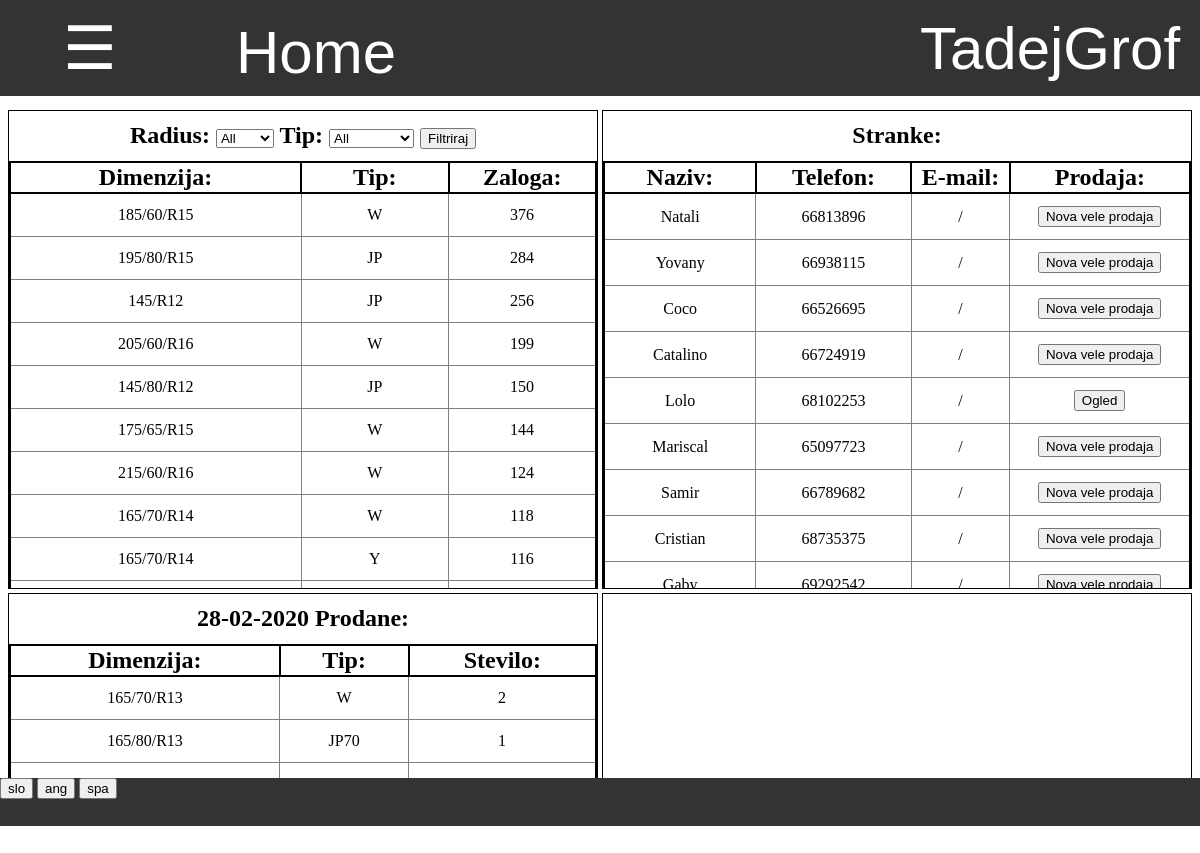
The app's page / (signed in) with its own data.
### program/models.py (models this page shows)
class Profil(models.Model):
    user = models.OneToOneField(User,on_delete=models.CASCADE)
    jezik =  models.CharField(default="spa",max_length=3, choices=JEZIKI)
    stranka = models.OneToOneField(Stranka, on_delete=models.CASCADE, default=None, null=True, blank=True)

### prodaja/models.py (models this page shows, shortened)
class Stranka(models.Model):
    prodaja = models.ForeignKey(Prodaja, default=1, on_delete=models.CASCADE)
    naziv = models.CharField(default="", max_length=30)
    ime = models.CharField(default="", max_length=30)
    telefon = models.CharField(default="", max_length=20)
    mail = models.CharField(default="",max_length=40)
    naslov = models.OneToOneField(Naslov, on_delete=models.CASCADE, default=0)
    davcna = models.CharField(default="", max_length=30)
    status = models.CharField(default='aktivno',max_length=10)
    stevilo_kupljenih = models.IntegerField(default=0)
    skupna_cena_kupljenih = models.DecimalField(decimal_places=1,max_digits=5,default=0)
    @property
    def ima_aktivno_prodajo(self):
        return self.baza_set.all().filter(status="aktivno").exists()
    @property
    def aktivna_prodaja(self):
        return self.baza_set.all().filter(status="aktivno").first()

### zaloga/models.py (models this page shows, shortened)
class Dnevna_prodaja(models.Model):
    zaloga = models.ForeignKey(Zaloga, default=1, on_delete=models.CASCADE)
    prodaja = models.ForeignKey(Prodaja, default=1, on_delete=models.CASCADE)
    datum = models.DateField(default=timezone.now)
    title = models.CharField(default="", max_length=20)
    tip = 'dnevna_prodaja'
    @property
    def urejeni_vnosi(self):
        return Vnos.objects.filter(baza__dnevna_prodaja = self, baza__status="veljavno").order_by('dimenzija')
    @property
    def skupna_cena(self):
        cena = 0
        for vnos in Vnos.objects.filter(baza__dnevna_prodaja=self,baza__status="veljavno"):
            cena += vnos.cena * vnos.stevilo
        return cena
    @property
    def skupno_stevilo(self):
        stevilo = 0
        for vnos in Vnos.objects.filter(baza__dnevna_prodaja=self,baza__status="veljavno"):
            stevilo += vnos.stevilo
        return stevilo
    @property
    def prodane(self):
        prodane = {}
        for vnos in self.urejeni_vnosi:
            dimenzija_vnos = str(vnos.dimenzija) + '-' + vnos.tip
            if dimenzija_vnos in prodane:
                prodane[dimenzija_vnos]['stevilo'] += vnos.stevilo
                prodane[dimenzija_vnos]['cena'] += vnos.cena * vnos.stevilo
            else:
                slovar = {'dimenzija':vnos.dimenzija.dimenzija, 'stevilo':vnos.stevilo,'tip':vnos.tip,'cena':vnos.cena * vnos.stevilo}
                prodane.update({dimenzija_vnos:slovar})
        return prodane

### program/views.py (the view)
# urls.py: path('', views.home_page, name='home_page'),
@login_required
def home_page(request):
    stranke = prodaja.stranka_set.all().filter(status="aktivno")
    tip = request.GET.get('tip','all')
    radius = request.GET.get('radius','all')
    if tip == "all":
        sestavine = zaloga.vrni_top_10(radius)
    elif radius == "all":
        sestavine = zaloga.sestavina_set.all().order_by('-' + tip)[:10].values('dimenzija__dimenzija',tip)
        for sestavina in sestavine:
            sestavina.update({'tip':tip})
    else:
        sestavine = zaloga.sestavina_set.all().filter(dimenzija__radius = radius).order_by('-' + tip)[:10].values('dimenzija__dimenzija',tip)
        for sestavina in sestavine:
            sestavina.update({'tip':tip})
    danasnja_prodaja = Dnevna_prodaja.objects.filter(datum = datetime.date.today()).first()
    slovar = {
        'dnevna_prodaja':danasnja_prodaja,
        'stranke':stranke,
        'sestavine':sestavine,
        'tip':tip,
        }
    return pokazi_stran(request, 'program/home_page.html', slovar)

### program/models.py (called while the page is built)
    @property
    def vrni_jezike(self):
        return JEZIKI

### request_funkcije.py (called while the page is built)
def vrni_slovar(request):
    with open('slovar.json') as dat:
        slovar = json.load(dat)
    return slovar

def pokazi_stran(request, html, baze={}):
    je_stranka = False
    program = Program.objects.first()
    zaloga = Zaloga.objects.first()
    if request.user.profil.stranka != None:
        je_stranka = True
    slovar = {'je_stranka':je_stranka,'program':program,'slovar':vrni_slovar(request),'jezik':request.user.profil.jezik}
    slovar.update(baze)
    if not 'zaloga' in baze:
        slovar.update({'zaloga':zaloga})
    slovar.update({'zaloga_pk':slovar['zaloga'].pk})
    return render(request, html, slovar)

### zaloga/models.py (called while the page is built)
    @property
    def vrni_razlicne_radiuse(self):
        razlicni_radiusi = []
        for radius in self.sestavina_set.all().values('dimenzija__radius').distinct().order_by('dimenzija__radius'):
            razlicni_radiusi.append(radius['dimenzija__radius'])
        return razlicni_radiusi

    @property
    def vrni_tipe(self):
        return TIPI_SESTAVINE

    def __str__(self):
        return self.dimenzija

### zaloga/templatetags/zaloga_exstras.py (called while the page is built)
@register.filter
def keyvalue(dict, key):
    return dict[key]

### program/templates/program/home_page.html (shortened to what this page needs)
{% extends 'program/base.html' %}
{% load zaloga_exstras %}
{% block content %}
    <div style="height:2%"></div>
    {% if perms.zaloga.view_zaloga %}
        <div class="cetrt pogoste_dimenzije">
            <h2>
                Radius:
                <select name="radius" form="top10">
                    <option value="all"> All </option>
                </select>
                Tip:
                <select name="tip" form="top10">
                    <option value="all"> All </option>
                </select>
                <form style="display:inline-block" id="top10" action="{% url 'home_page' %}" method="GET">
                    <input type="submit" value="{{slovar|keyvalue:'Filtriraj'|keyvalue:jezik}}">
                </form>
            </h2>
            <table style="table-layout: fixed; width: 100% " class="tabela_vnosov">
                <tr>
                    <th width="50%"> {{slovar|keyvalue:'Dimenzija'|keyvalue:jezik}}:</th>
                    <th width="25%"> {{slovar|keyvalue:'Tip'|keyvalue:jezik}}: </th>
                    <th width="25%"> {{slovar|keyvalue:'Zaloga'|keyvalue:jezik}}: </th>
                </tr>
                {% for sestavina in sestavine %}
                    <tr>
                        <td> {{sestavina.dimenzija__dimenzija}} </td>
                        {% with sestavina.tip as tip_sestavine %}
                        <td> {{tip_sestavine}} </td>
                        <td> {{sestavina|keyvalue:tip_sestavine}} </td>
                        {% endwith %}
                    <tr>
                {% endfor %}
            </table>
        </div>
    {% endif %}
    {% if perms.prodaja.view_stranka %}
    <div class="cetrt stranke">
        <h2> {{slovar|keyvalue:'Stranke'|keyvalue:jezik}}: </h2>
        <table class="tabela_vnosov">
            <tr class="header">
                <th> {{slovar|keyvalue:'Naziv'|keyvalue:jezik}}: </th>
                <th> {{slovar|keyvalue:'Telefon'|keyvalue:jezik}}: </th>
                <th> {{slovar|keyvalue:'E-mail'|keyvalue:jezik}}: </th>
                <th> {{slovar|keyvalue:'Prodaja'|keyvalue:jezik}}: </th>
            </tr>
            {% for stranka in stranke %}
                <tr>
                    <td> {{stranka.naziv}} </td>
                    <td> {{stranka.telefon}} </td>
                    <td> {{stranka.mail}} </td>
                    <td>
                        {% if stranka.ima_aktivno_prodajo %}
                            <form action="{% url 'baza' zaloga_pk 'vele_prodaja' stranka.aktivna_prodaja.pk %}" method="GET">
                                <input type="submit" value="{{slovar|keyvalue:'Ogled'|keyvalue:jezik}}">
                            </form>
                        {% else %}
                            <form action="{% url 'nova_baza' zaloga_pk 'vele_prodaja' %}" method="POST" onsubmit="return Confirm()">
                                <input type="submit" value="{{slovar|keyvalue:'Nova prodaja'|keyvalue:jezik}}">
                            </form>
                        {% endif %}
                    </tr>
            {% endfor %}
        </table>
    </div>
    {% endif %}
    {% if perms.zaloga.view_dnevna_prodaja %}
    <div class="cetrt dnevna_prodaja">
        {% if dnevna_prodaja == None %}
            <h1>
                {{zaloga.danes}}
            </h1>
            <div class="ustvari_prodajo" style="margin-top:5%">
                <form style="width:90%;height:50%;display:inline-block" action="{% url 'nova_dnevna_prodaja' %}" method="POST">
                    {% csrf_token %}
                    <input style="width:60%;height:70%;font-size:5vh" type="submit" value="{{slovar|keyvalue:'Nova dnevna prodaja'|keyvalue:jezik}}">
                </form>
            </div>
        {% else %}
            <h2> {{dnevna_prodaja.title}} {{slovar|keyvalue:'Prodane'|keyvalue:jezik}}: </h2>
            <table class="tabela_vnosov">
                <tr>
                    <th> {{slovar|keyvalue:'Dimenzija'|keyvalue:jezik}}:</th>
                    <th> {{slovar|keyvalue:'Tip'|keyvalue:jezik}}: </th>
                    <th> {{slovar|keyvalue:'Stevilo'|keyvalue:jezik}}: </th>
                </tr>
                {% with dnevna_prodaja.prodane as prodane %}
                {% for prodana in prodane %}
                    <tr>
                        <td> {{prodane|keyvalue:prodana|keyvalue:'dimenzija'}} </td>
                        <td> {{prodane|keyvalue:prodana|keyvalue:'tip'}} </td>
                        <td> {{prodane|keyvalue:prodana|keyvalue:'stevilo'}} </td>
                    </tr>
                {% endfor %}
                {% endwith %}
            </table>
        {% endif %}
    </div>
    {% endif %}
    <div class="cetrt info">
    </div>
{% endblock %}

### program/templates/css/navbar.html (shortened to what this page needs)
{% load zaloga_exstras %}
<div id="navbar" class="navbar">
    {% if je_stranka %}
        <div style="display:inline-block;width:28%"><a href="{% url 'stranka_pregled_narocil' %}" style="width:100%"> Pregled narocil </a></div>
        <div style="display:inline-block;width:22%"><a href="{% url 'stranka_zgodovina' %}" style="width:100%"> Zgodovina </a></div>
        <a style="width:15%" href="/">Home</a>
    {% else %}
        <button onclick="odpri()" class="nav" style="width:15%"> ☰ </button>
        <a style="width:20%" href="/">Home</a>
    {% endif %}
    <div class="racun dropdown" id="racun">
        <button class="dropbtn" >{{ user.get_username }}
        </button>
    </div>
</div>

### program/static/css/footer.css (style rules this page uses)
div { margin: 0%; padding: 0%; }
div input { margin: 0%; }
div form { margin:0%; padding: 0% }

### program/templates/program/base.html (style rules this page uses)
body { margin: 0%; padding: 0%; overflow:hidden; }
div { margin: 0%; padding: 0%; }

### program/templates/css/tabele.html (style rules this page uses)
table.tabela_vnosov { width:100%; border-spacing:0; border: 2px solid black; border-collapse: collapse; padding:0.5% }
table.tabela_vnosov th { border: 2px solid black; border-collapse: collapse; font-size: 150%; }
table.tabela_vnosov td { font-size: 100%; text-align: center; border: 1px solid grey; padding: 1vmin; border-collapse: collapse; }

### program/templates/css/navbar.html (style rules this page uses)
.navbar { overflow: hidden; background-color: #333; font-family: Arial; height:12% }
.navbar a { float: left; font-size: 5vmin; color: white; text-align: center; padding: 18px 16px; text-decoration:none; height:100%; }
.navbar .dropdown, .nav { float: left; height:100%; width:100%; margin:0; overflow:hidden; }
.navbar .dropdown .dropbtn, .nav { font-size: 5vmin; border: none; outline: none; color: white; padding: 12px 16px; width:100%; height:100%; background-color: inherit; font-family: inherit; margin: 0; }
.navbar .racun { float:right; width:300px; overflow:hidden }

### program/templates/program/home_page.html (style rules this page uses)
div.cetrt { height:70%; width:49%; margin:0%; padding:0%; display:inline-block; overflow:auto; border:1px solid black }
h2 { margin: 2%; }

### records on screen
Profil: jezik "Filtriraj", jezik "Dimenzija", jezik "Tip", jezik "Zaloga", jezik "Stranke", jezik "Naziv", jezik "Telefon", jezik "E-mail", jezik "Prodaja", jezik "Nova vele prodaja", jezik "Ogled", jezik "Prodane", jezik "Stevilo"
Stranka: naziv "Natali", telefon "66813896", mail "/"
Stranka: naziv "Yovany", telefon "66938115", mail "/"
Stranka: naziv "Coco", telefon "66526695", mail "/"
Stranka: naziv "Catalino", telefon "66724919", mail "/"
Stranka: naziv "Lolo", telefon "68102253", mail "/"
Stranka: naziv "Mariscal", telefon "65097723", mail "/"
Stranka: naziv "Samir", telefon "66789682", mail "/"
Stranka: naziv "Cristian", telefon "68735375", mail "/"
Stranka: naziv "Gaby", telefon "69292542", mail "/"
Dnevna_prodaja: title "28-02-2020"

### other values on screen
{{ user.get_username }} "TadejGrof"
{{ sestavina.dimenzija__dimenzija }} "185/60/R15" "195/80/R15" "145/R12" "205/60/R16" "145/80/R12" "175/65/R15" "215/60/R16" "165/70/R14" "165/70/R14"
{{ tip_sestavine }} "W" "JP" "JP" "W" "JP" "W" "W" "W" "Y"
{{ sestavina|keyvalue:tip_sestavine }} "376" "284" "256" "199" "150" "144" "124" "118" "116"
{{ prodane|keyvalue:prodana|keyvalue:'dimenzija' }} "165/70/R13" "165/80/R13"
{{ prodane|keyvalue:prodana|keyvalue:'tip' }} "W" "JP70"
{{ prodane|keyvalue:prodana|keyvalue:'stevilo' }} "2" "1"
